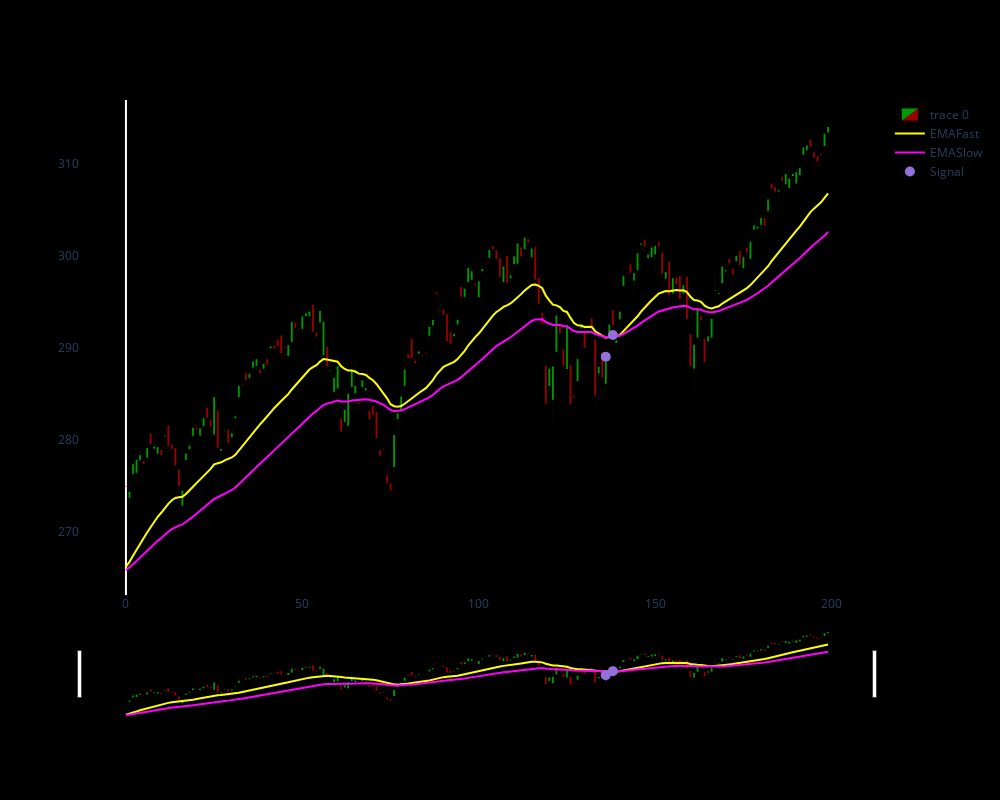

Here is the notebook cell this chart was saved with:
### Code cell
import plotly.graph_objects as go
from plotly.subplots import make_subplots
from datetime import datetime

dfpl = df[500:700]
dfpl.reset_index(inplace=True)
fig = go.Figure(data=[go.Candlestick(x=dfpl.index,
                open=dfpl['Open'],
                high=dfpl['High'],
                low=dfpl['Low'],
                close=dfpl['Close'],
                increasing=dict(line=dict(color='rgba(0, 255, 0, 0.6)', width=0.1), # Red with transparency for increasing
                fillcolor='rgba(0, 255, 0, 0.6)'),  # Match fill color with line color
                decreasing=dict(line=dict(color='rgba(255, 0, 0, 0.6)', width=0.1), # Green with transparency for decreasing
                fillcolor='rgba(255, 0, 0, 0.6)')), # Match fill color with line color),
                go.Scatter(x=dfpl.index, y=dfpl.emafast, line=dict(color='yellow', width=2), name="EMAFast"),
                go.Scatter(x=dfpl.index, y=dfpl.emaslow, line=dict(color='magenta', width=2), name="EMASlow")])

fig.add_scatter(x=dfpl.index, y=dfpl['pointposbreak'], mode="markers",
                marker=dict(size=10, color="MediumPurple"),
                name="Signal")

fig.update_layout(
    width=1000,
    height=800,
    sliders=[],
    paper_bgcolor='black',  # Set the background color of the entire figure
    plot_bgcolor='black',   # Set the background color of the plotting area
    xaxis_showgrid=False,   # Remove x-axis gridlines
    yaxis_showgrid=False,   # Remove y-axis gridlines
)

fig.show()

### Figure 1 — Plotly figure (JSON) as saved in the notebook; plotly's stock layout.template omitted (floating-point values rounded to 4 significant figures; data arrays with more than 128 entries replaced by an {"elided": "..."} marker saying what was removed)
{"data": [{"close": {"elided": "200 float values"}, "decreasing": {"fillcolor": "rgba(255, 0, 0, 0.6)", "line": {"color": "rgba(255, 0, 0, 0.6)", "width": 0.1}}, "high": {"elided": "200 float values"}, "increasing": {"fillcolor": "rgba(0, 255, 0, 0.6)", "line": {"color": "rgba(0, 255, 0, 0.6)", "width": 0.1}}, "low": {"elided": "200 float values"}, "open": {"elided": "200 float values"}, "type": "candlestick", "x": {"elided": "200 int values"}}, {"line": {"color": "yellow", "width": 2}, "name": "EMAFast", "type": "scatter", "x": {"elided": "200 int values"}, "y": {"elided": "200 float values"}}, {"line": {"color": "magenta", "width": 2}, "name": "EMASlow", "type": "scatter", "x": {"elided": "200 int values"}, "y": {"elided": "200 float values"}}, {"marker": {"color": "MediumPurple", "size": 10}, "mode": "markers", "name": "Signal", "type": "scatter", "x": {"elided": "200 int values"}, "y": {"elided": "200 float values"}}], "layout": {"height": 800, "paper_bgcolor": "black", "plot_bgcolor": "black", "width": 1000, "xaxis": {"autorange": true, "range": [-13.02, 212.0], "rangeslider": {"autorange": true, "range": [-13.02, 212.0], "yaxis": {"_template": null, "rangemode": "match"}}, "showgrid": false, "type": "linear"}, "yaxis": {"autorange": true, "range": [263.2, 317.0], "showgrid": false, "type": "linear"}}}
